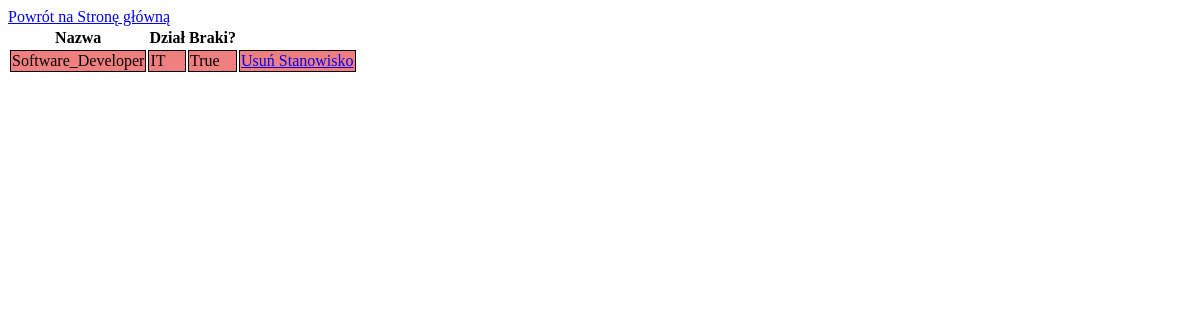
Page /polls/stanowiska/ on the earlier database version.
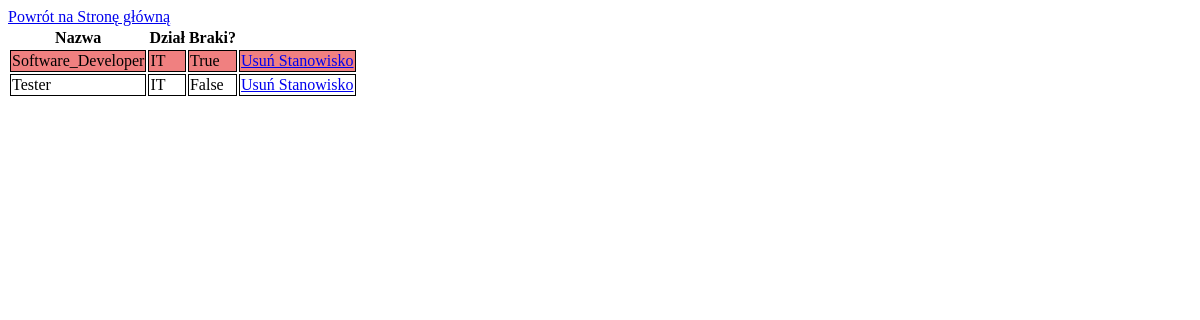
Same page on the later database version.
### polls/models.py (models this page shows, shortened)
class Stanowiska(models.Model):
    nazwa = models.CharField(max_length=100)
    dzial = models.CharField(max_length=100)
    braki = models.BooleanField(default=1)

### polls/views.py (the view)
# urls.py: path('stanowiska/', views.detail_stanowiska),
def detail_stanowiska(request):
    stanowiska = Stanowiska.objects.all()
    template = loader.get_template('polls/stanowiska.html')
    context = {
        'stanowiska': stanowiska,
    }
    return HttpResponse(template.render(context, request))

### polls/templates/polls/stanowiska.html
{% load static %}
<link rel="stylesheet" type="text/css" href="{% static 'polls/style.css' %}" />
<a href="{% url 'start' %}">Powrót na Stronę główną</a>
{% if stanowiska %}
<table>
  <tr>
    <th>Nazwa</th>
    <th>Dział</th>
    <th>Braki?</th>
  </tr>
  {% for stanowisko in stanowiska %}
  <tr class="{% if stanowisko.braki %} braki {% endif %}">
    <td>{{stanowisko.nazwa}}</td>
    <td>{{stanowisko.dzial}}</td>
    <td>{{stanowisko.braki}}</td>
    <td><a href="/polls/usun_stanowisko/{{stanowisko.id}}/">Usuń Stanowisko</a></td>
  </tr>
  {% endfor %}
</table>
{% else %}
<p>No polls are available.</p>
{% endif %}

Differences in the rows shown:
added Stanowiska: nazwa "Tester", dzial "IT", braki "False"
